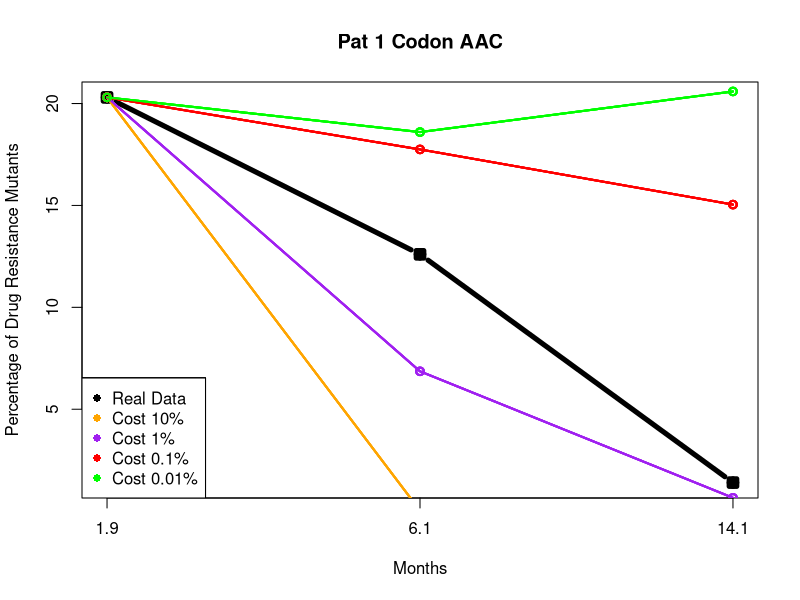
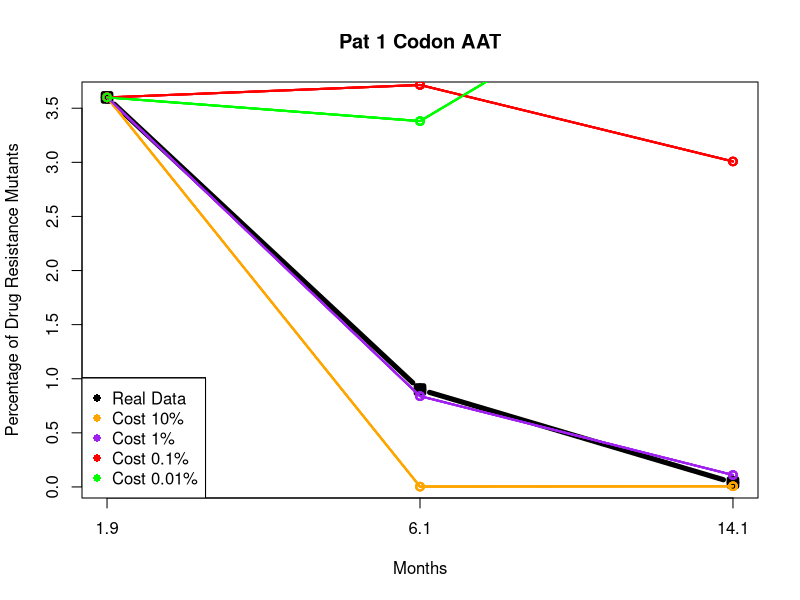
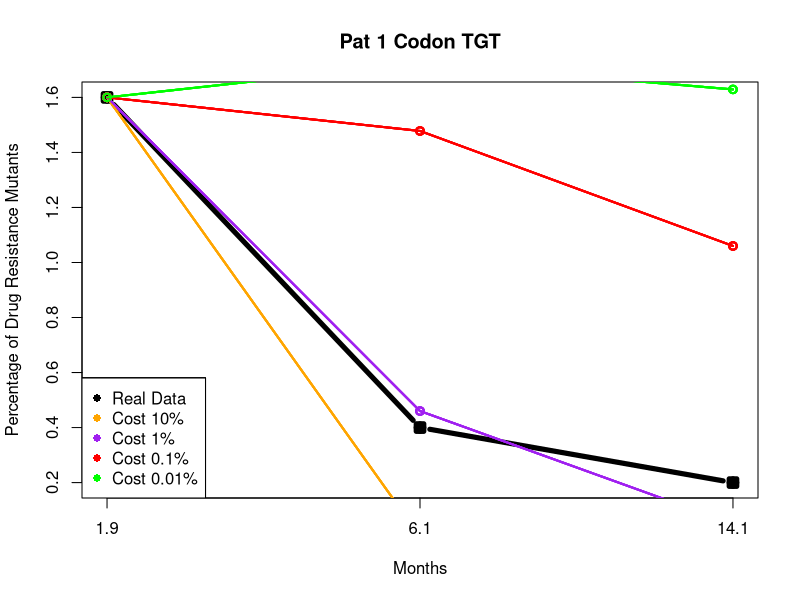
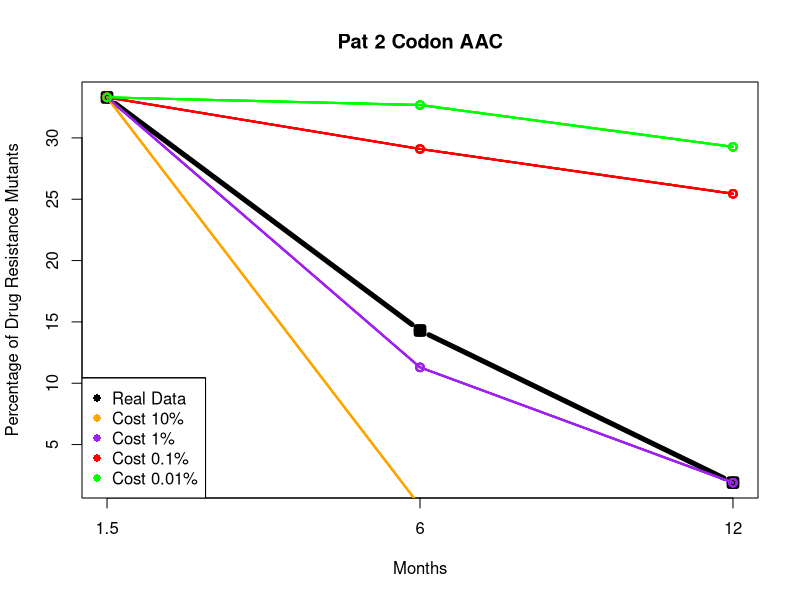
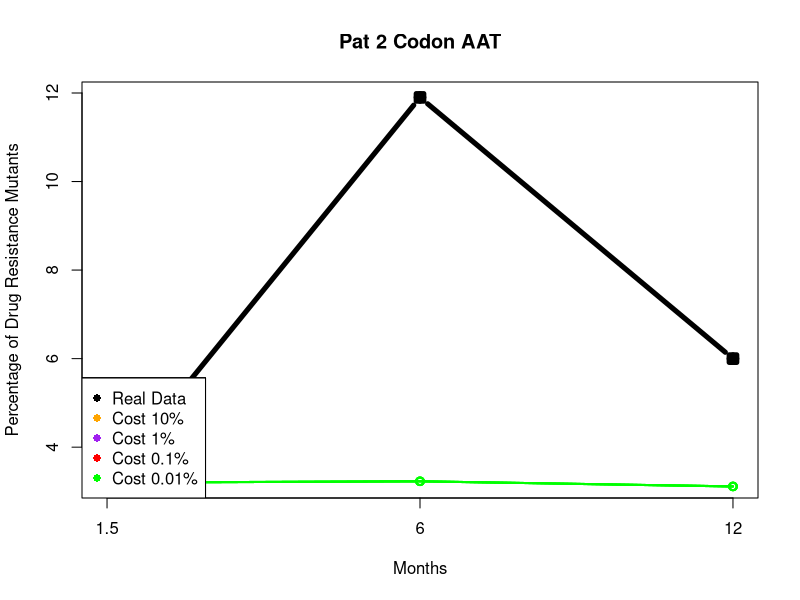
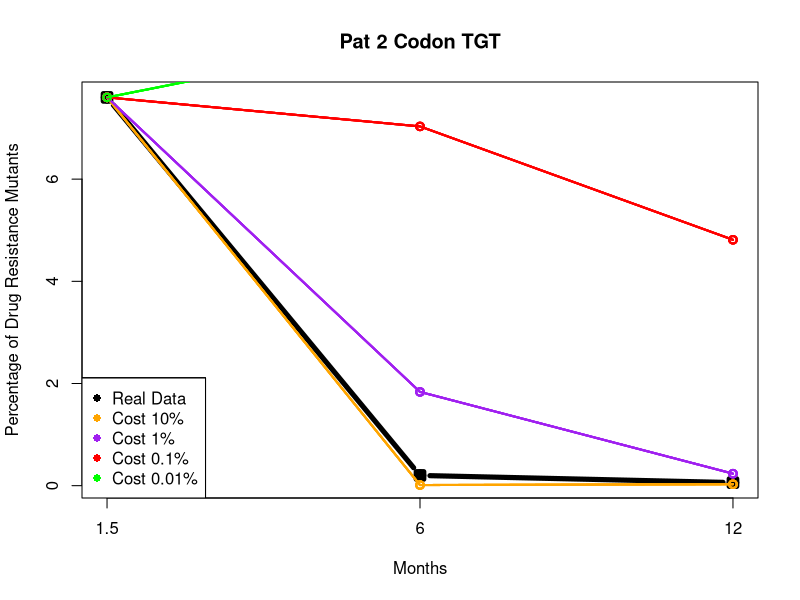
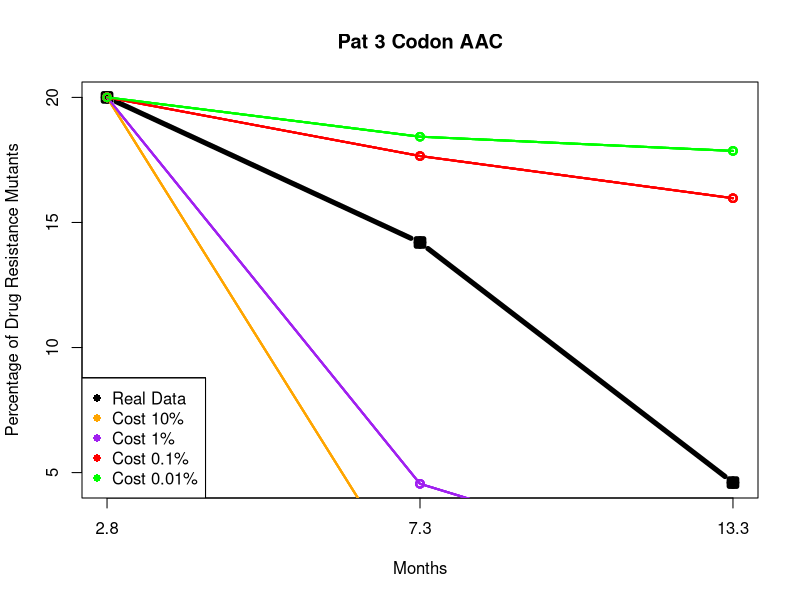
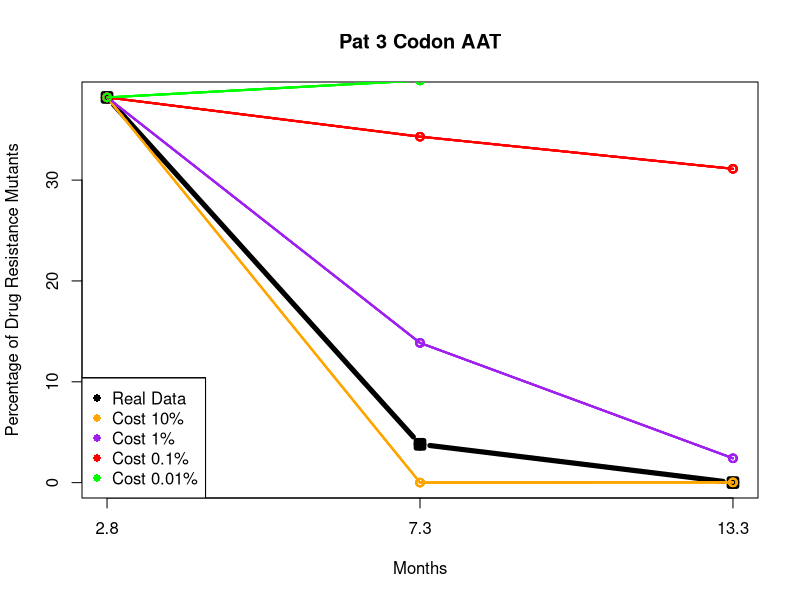

The R source for these figures, in order:

#setwd("C:/Users/Gaby/Dropbox/ExplDataAnalysisR/Gabriella/Data")

SimData <- read.table("../Data/SimDF_Palmer.csv",sep=",",header=TRUE,row.names=1)
Data <- read.table("../Data/PalmerDataGroup1.csv",sep=",",header=TRUE,row.names=1)



#Subsetting Function
#This is a subset for the simdata
#Argument Example: (Dataframe, 1, "AAC")

pat_subset_Codon <- function(SimDF, pat, codon){
  
  newsub <- subset(SimDF, Pat== pat & Codon==codon,select=c(Months, SimFrequency, Cost)) 
  return(newsub)   
}

##########################################################

#This subset for the real data
pat_subset_real <- function(Data, pat, codon){
  
  newsub <- Data$Res.Mut.Precentage[which(Data$Codon==codon&Data$Pat==pat)]
  
  return(newsub)   
}
#########################################################

#This subset for the three sim frequency
simfreq_pat <- function(subpat,num){
  
  simfreq <- subpat$SimFrequency[which(subpat$Cost==num)] 
  
  return(simfreq)   
}


#Nested for loop for plots

patlist <- unique(SimData$Pat) #List of patients
codonlist <- as.character(unique(SimData$Codon)) #List of codons

#pdf("../Plots/test2.pdf",width = 10, height =10)

for(i in 1:length(patlist)){ #Going through the list of patients (1-6)
  for(j in 1:length(codonlist)){ #Going through the list of codon (3)
    pat = patlist[i] #saving the current patient in pat
    codon= codonlist[j] #saving the current codon 
    
    subpat=pat_subset_Codon(SimData,pat,codon)#This uses my subsetting function to     get the simulated months,simfreq and cost of the current patient
    
    realpat=pat_subset_real(Data,pat,codon)#This uses my subsetting function to       get the real data's freq for the current patient
    
    Mon= unique(SimData$Months[which(SimData$Pat==pat)])#this gets three months       for the current patient
    
    #This function subset the current patients simfreq based on cost (Hard Coded)
    cost10=simfreq_pat(subpat, 0.1)
    cost1=simfreq_pat(subpat, 0.01)
    cost0.1=simfreq_pat(subpat, 0.001)
    cost0.01=simfreq_pat(subpat, 0.0001)
    
    
    #This makes the plots. It first plots the real data's points and line in black.      
    plot(realpat, type= "b", col= "black", main=paste("Pat",patlist[i],"Codon",codonlist[j]), xlab="Months", ylab= "Percentage of Drug Resistance Mutants", xaxt="n",lwd = 5, pch= 12)
    axis(1,labels = Mon, at = c(1, 2, 3),las=1)
    
    for(cost in c(0.1,0.01,0.001,0.0001)){
      costdata=simfreq_pat(subpat, cost)
      
      
      lines(cost10, col="orange",lwd= 2)
      points(cost10, col="orange",lwd= 2)
      lines(cost1, col="purple", lwd=2)
      points(cost1, col= "purple", lwd=2)
      lines(cost0.1, col="red", lwd=2)
      points(cost0.1, col="red", lwd=2)
      lines(cost0.01, col="green", lwd=2)
      points(cost0.01, col="green", lwd=2)
      
      legend("bottomleft", c("Real Data", "Cost 10%","Cost 1%","Cost 0.1%", "Cost 0.01%"),pch= 16, col=c("black","orange","purple","red", "green"))
    }
    
  }
}

dev.off()

